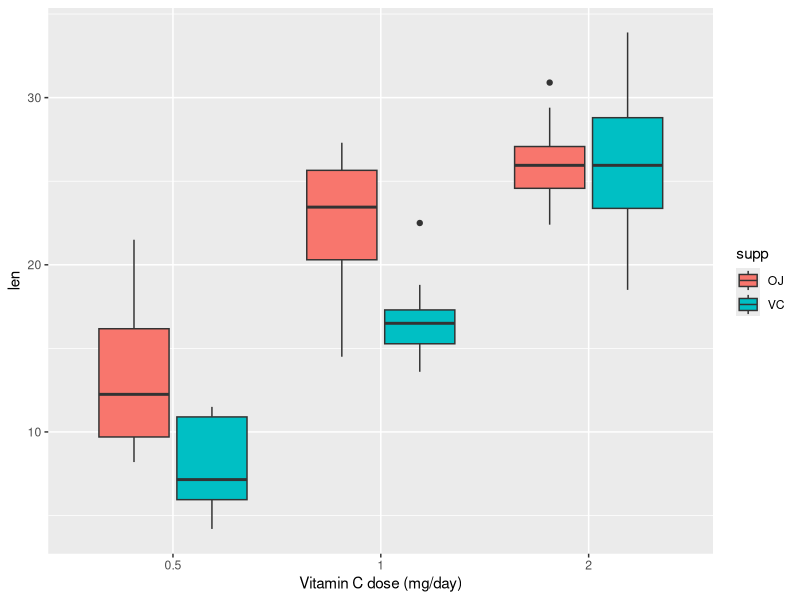
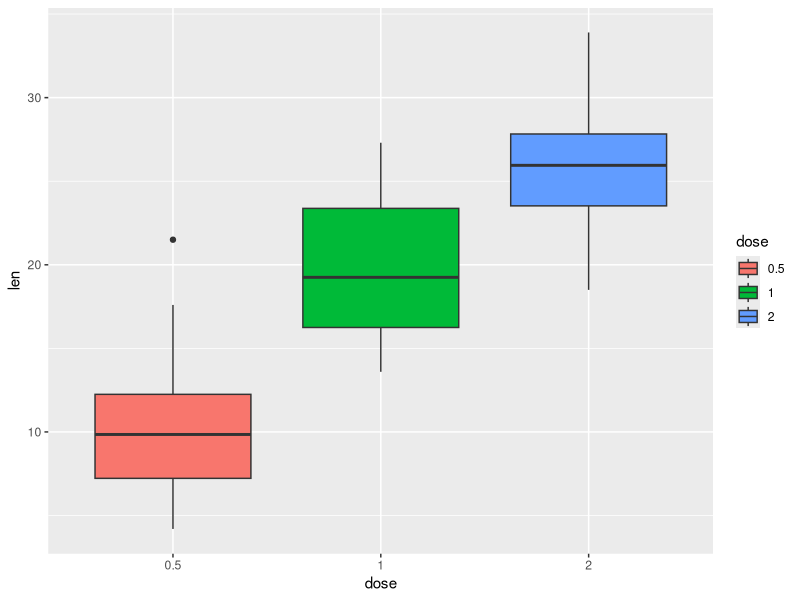

Generate these figures, in order, with R:
## ---- chunk 1

## ---- chunk 2
library(ggplot2, quietly = TRUE)
library(dplyr, quietly = TRUE, warn.conflicts = FALSE)

## load Tooth Growth data

data("ToothGrowth")
str(ToothGrowth)
## ---- chunk 3
a <- ToothGrowth %>% group_by(dose, supp) %>% summarise(n = n())
knitr::kable((a), caption = "Nr. of observations in each group", align = c("l") )
## ---- chunk 4
ToothGrowth$dose <- as.factor(ToothGrowth$dose)

dose_supp_plot <- ggplot(ToothGrowth, aes(x = dose, y = len, fill = supp))
dose_supp_plot + geom_boxplot() + xlab("Vitamin C dose (mg/day)")
## ---- chunk 5
dose_plot <- ggplot(ToothGrowth, aes(x = dose, y = len, fill = dose))
dose_plot + geom_boxplot()
## ---- chunk 6
b <- ToothGrowth %>% group_by(dose) %>% summarise(Mean_Tooth_Growth = mean(len))
knitr::kable( (b), align = c("l") )
## ---- chunk 7
ANOVA_dose <- aov(len ~ dose, data = ToothGrowth)
summary.aov(ANOVA_dose)
## ---- chunk 8
TukeyHSD(ANOVA_dose)
## ---- chunk 9
t.test(len ~ supp, data = ToothGrowth)

